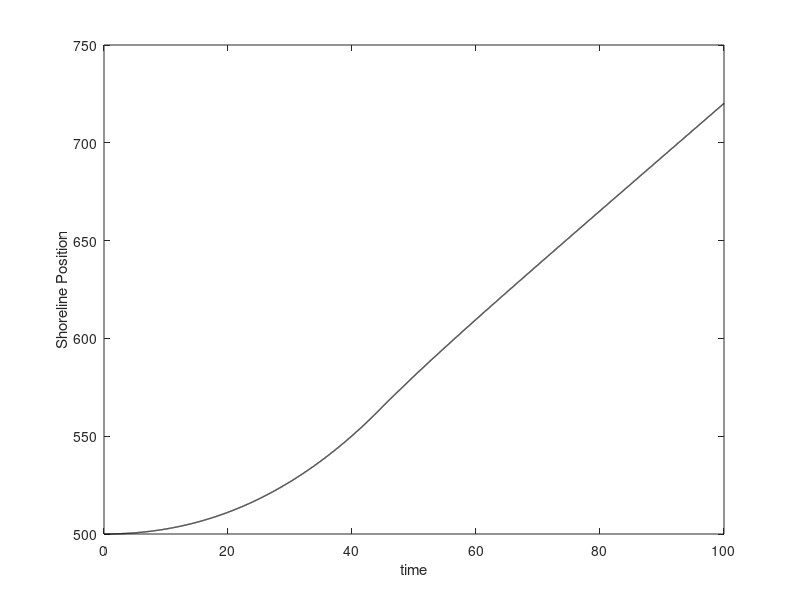

This chart was generated by the following MATLAB code:
% Linear increase in the nourishment flux
clc; 
close all;
%% Input physical parameters%%%%%%%%%%%%%%%
B=0.0001; %Basement slope
Dt=10;% Toe depth (meters). Typically in the range 10-20m
We=300; %Equilibrium width (meters)
He=2;  %Equilibrium heigth (meters)
Ae=0.02; %Equilibrium shoreface slope
Qow_max=30; %Maximum overwash flux (m^2/year)
Vd_max=300; %Maximum deficit volume (m^2/year)
K=5000;  %Shoreface Flux constant (m^2/year)

%% SL rise rate = a + 2bt %%%%%%%%%%%%%%%%
a=0.005;
b=0.000; % If b=0 constant sea-level rise

%% Computational parameters%%%%%%%%%%%%%%%
Tmax=100; 
Interval=20;
dt=0.01;
t=0:dt:Tmax;n=length(t);
tt=0:Interval:Tmax;nt=length(tt);
%% Nourishment parameters %%%%%%%%%%%%%%%%%%%%%%%%%%%%
Vn=100; % Nourishment Volume
k=1;
%% Initial conditions %%%%%%%%%%%%
A=Ae;W=We;H=He; %Barrier initially in equlibrium
xt=0;xs=Dt/A;xb=xs+W;xso=xs;Z=Dt;
Db=Z-B*xb; %Initial back barrier depth (meters) 
% X=Xo;
%% Variable initialization %%%%%%%%%%%%%%%%%%%%%%%%%%%%%%%%%%%
XS=zeros(1,n);
for i=1:n
Vnn=0;
%% Nourishment
if t(i)==k*Interval; k=k+1; Vnn=Vn;end
%% SL curve
zdot=a+2*b*t(i); %Base-level rise rate (m/year)
Z=Z+zdot*dt;
%% Deficit volume Vd, overwash flux Qow, and shoreface flux Qsf
Vd_H=max(0,(He-H)*W);
Vd_B=max(0,(We-W)*(H+Db));
Vd=Vd_H+Vd_B;
Qow_H=Qow_max*Vd_H/max(Vd,Vd_max);Qow_B=Qow_max*Vd_B/max(Vd,Vd_max);
Qow=Qow_H+Qow_B;
Qsf=K*(Ae-A);
%% Barrier evolution %%%%%%%%%%%%%%%%%%%%%%%%%%%%%%%%%
Hdot=Qow_H/W-zdot;
xbdot=Qow_B/(H+Db);
xsdot=2*Qow/(Dt+2*H)-4*Qsf*(H+Dt)/(2*H+Dt)^2;
xtdot=2*Qsf*(1/(Dt+2*H)+1/Dt)+2*zdot/A;
H=H+Hdot*dt; if H<0;tdrown_H = t(i);break; end
xb=xb+xbdot*dt;
xsold=xs;
xs=xs+xsdot*dt;-2*Vnn/(2*H+Dt);
xt=xt+xtdot*dt;
%% Distance to water%%%%%%%%%%%%%%%%%%%%%
% X=Xo-(xs-Dt/Ae);
% if xs<xso;Qnn=(xsold-xso)*(H+Dt/2);X=Xo;xs=xso;end

%% Additional parameters
A=Dt/(xs-xt);
W=xb-xs;if W<0;tdrown_W=t(i);break; end
Db=Z-xb*B;
% Variable storage %%%%%%%%%%%%%%%%%%%%
XS(i)=xs;
end
%% Plots %%%%%%%%%%%%%%%%%%%%%%%%%%%%%%%%%%%%%%%
hold on
plot(t,XS,'k','linewidth',1)
ylabel('Shoreline Position')
xlabel('time');
box on

